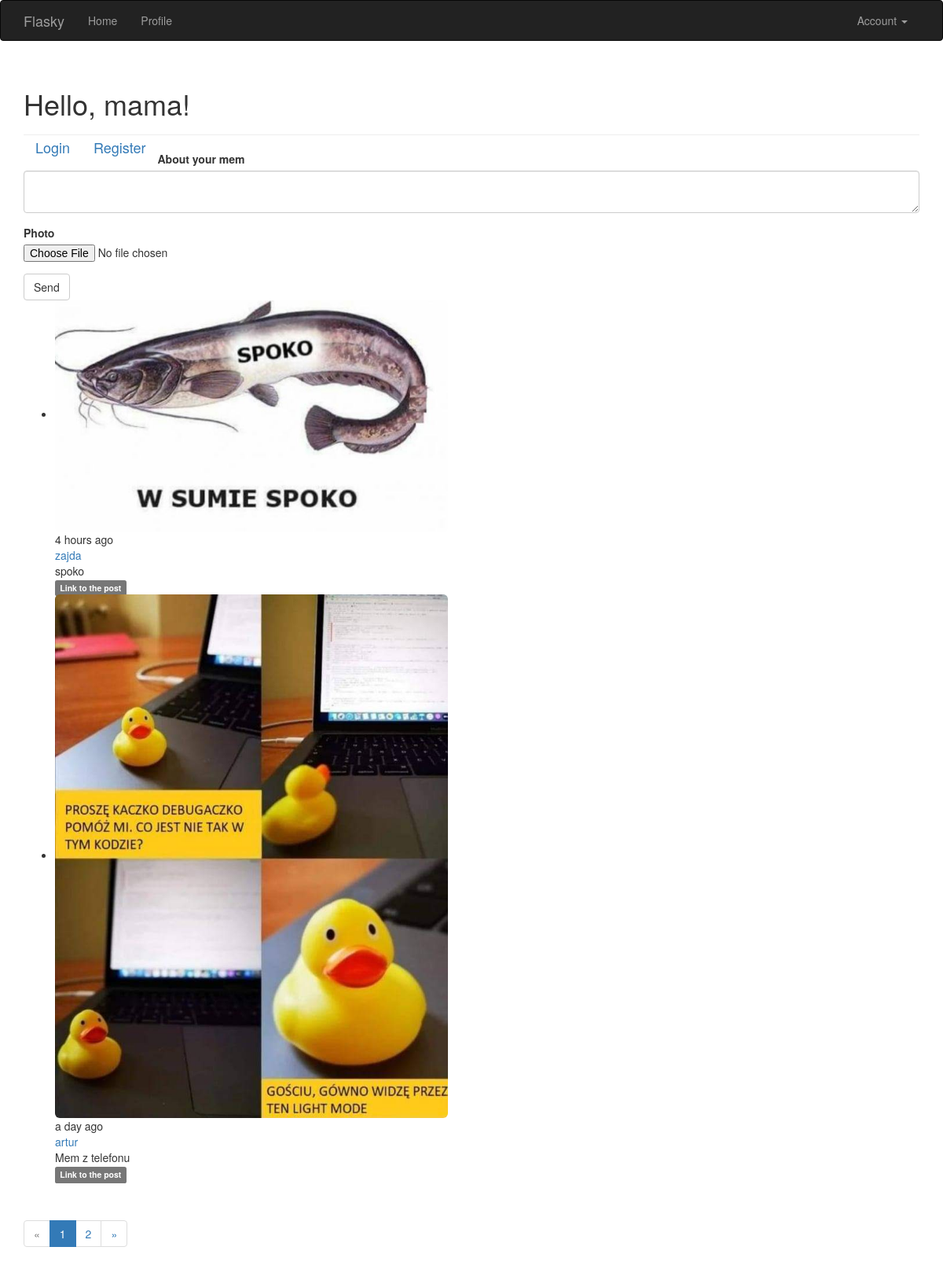
/ (signed in), run on the app's committed database.
### app/models/models.py (models this page shows, shortened)
class User(UserMixin, db.Model):
    __tablename__ = 'users'
    id = db.Column(db.Integer, primary_key=True)
    email = db.Column(db.String(64), unique=True, index=True)
    username = db.Column(db.String(64), unique=True, index=True)
    role_id = db.Column(db.Integer, db.ForeignKey('roles.id'))
    password_hash = db.Column(db.String(128))
    confirmed = db.Column(db.Boolean, default=False)
    name = db.Column(db.String(64))
    location = db.Column(db.String(64))
    about_me = db.Column(db.Text())
    member_since = db.Column(db.DateTime(), default=datetime.datetime.utcnow)
    last_seen = db.Column(db.DateTime(), default=datetime.datetime.utcnow)
    posts = db.relationship('Post', backref='author', lazy='dynamic')
    followed = db.relationship('Follow', foreign_keys=[Follow.follower_id],
                               backref=db.backref('follower', lazy='joined'), lazy='dynamic',
                               cascade='all, delete-orphan')
    followers = db.relationship('Follow', foreign_keys=[Follow.followed_id],
                                backref=db.backref('followed', lazy='joined'), lazy='dynamic',
                                cascade='all, delete-orphan')
    def ping(self):
        self.last_seen = datetime.datetime.utcnow()
        db.session.add(self)
        db.session.commit()
    def can(self, perm):
        return self.role is not None and self.role.has_permission(perm)
    @property
    def password(self):
        raise AttributeError('Cannot read password attribute')

class Post(db.Model):
    __tablename__ = 'posts'
    id = db.Column(db.Integer, primary_key=True)
    body = db.Column(db.Text)
    timestamp = db.Column(db.DateTime, index=True, default=datetime.datetime.utcnow)
    author_id = db.Column(db.Integer, db.ForeignKey('users.id'))
    picture_path = db.Column(db.String(128), unique=True, index=True)

### app/main/views.py (the view, shortened to what this page needs)
@main.route("/", methods=['GET', 'POST'])
def index():
    form = PictureForm()
    page = request.args.get('page', 1, type=int)
    pagination = Post.query.order_by(Post.timestamp.desc()).paginate(
       page, per_page=current_app.config['POST_PER_PAGE'], error_out=False)
    posts = pagination.items
    return render_template('index.html', form=form, posts=posts, pagination=pagination)

### app/main/forms.py
class PictureForm(FlaskForm):
    body = TextAreaField("About your mem", validators=[DataRequired()])
    photo = FileField(validators=[FileAllowed(photos, 'Images only'), FileRequired("File is required")])
    submit = SubmitField('Send')

### app/auth/views.py (called while the page is built)
@auth.before_app_request
def before_request():
    if current_user.is_authenticated:
        current_user.ping()
        if not current_user.confirmed \
                and request.blueprint != 'auth' and request.endpoint != 'static':
            return redirect(url_for('auth.unconfirmed'))

### app/main/__init__.py (called while the page is built)
@main.app_context_processor
def inject_permission():
    return dict(Permission=Permission)

### app/models/models.py (called while the page is built)
@login_manager.user_loader
def load_user(user_id):
    return User.query.get(int(user_id))

    def has_permission(self, perm):
        return self.permission & perm == perm

### app/templates/index.html (shortened to what this page needs)
{% extends "base.html" %}
{% import "bootstrap/wtf.html" as wtf %}
{% import "_macros.html" as macros %}
{% block page_content %}
<div class="page-header">
    <h1>Hello, {% if current_user.is_authenticated %}{{ current_user.username }}{% else %}Stranger{% endif %}!</h1>
    <a class="navbar-brand" href="{{ url_for('auth.login') }}">Login</a>
    <a class="navbar-brand" href="{{ url_for('auth.register') }}">Register</a>
</div>
<div>
    {% if current_user.can(Permission.WRITE) %}
    {{ wtf.quick_form(form) }}
    {% endif %}
</div>
{% include '_posts.html' %}
{% if pagination %}
<div class="pagination">
    {{ macros.pagination_widget(pagination, '.index') }}
</div>
{% endif %}
{% endblock %}

### app/templates/_posts.html
<ul class="posts">
    {% for post in posts %}
    <li class="post">
        <div class="post-thumbnail">
            <a href="{{ url_for('.user', username=post.author.username) }}">
                <img class="img-rounded profile-thumbnail" width="500" src="{{ post.picture_path }}">
            </a>
        </div>
        <div class="post-content">
            <div class="post-date">{{ moment(post.timestamp).fromNow() }}</div>
            <div class="post-author"><a href="{{ url_for('.user', username=post.author.username) }}">{{ post.author.username }}</a></div>
            <div class="post-body">{{ post.body }}</div>
            <a href="{{ url_for('.post', id=post.id) }}">
                <span class="label label-default">Link to the post</span>
            </a>
        </div>
    </li>
    {% endfor %}
</ul>

### data on the page
User: username "mama"
Post: picture_path (picture), timestamp "4 hours ago", author.username "zajda", body "spoko"
Post: picture_path (picture), timestamp "a day ago", author.username "artur", body "Mem z telefonu"

### other printed values
{{ p }} "1"
{{ p }} "2"
